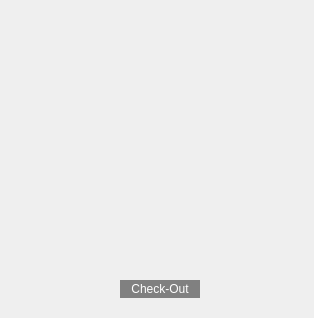
<?xml version="1.0" encoding="UTF-8"?>
<ui version="4.0">
 <class>billDialog</class>
 <widget class="QDialog" name="billDialog">
  <property name="geometry">
   <rect>
    <x>0</x>
    <y>0</y>
    <width>314</width>
    <height>318</height>
   </rect>
  </property>
  <property name="windowTitle">
   <string>Dialog</string>
  </property>
  <property name="styleSheet">
   <string notr="true">border: 3px grey solid;
border-raidus: 3px</string>
  </property>
  <widget class="QPushButton" name="pushButton">
   <property name="geometry">
    <rect>
     <x>120</x>
     <y>280</y>
     <width>80</width>
     <height>18</height>
    </rect>
   </property>
   <property name="styleSheet">
    <string notr="true">background-color:grey;
color:white;
border-raidus:2px
</string>
   </property>
   <property name="text">
    <string>Check-Out</string>
   </property>
  </widget>
 </widget>
 <resources/>
 <connections/>
</ui>
